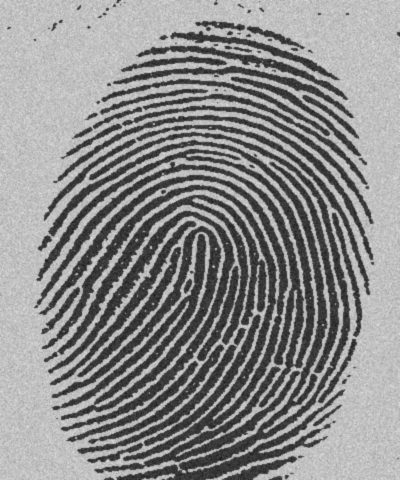
#> input picture day-3/img/FingerPrint.jpg, 400 x 480 px
$ jupyter execute --allow-errors day_3_image_processing.ipynb   (older library calls are emulated)
#> lines starting #> are read from the running program, lines starting #| are printed output that depends on the picture; after the words box and inside, x2 and y2 are one past the last pixel; in counts of white or black regions, pixels touching at a corner belong together
[cell 1]
import cv2
import matplotlib.pyplot as plt
import numpy as np
import plotly.graph_objects as go
from skimage import morphology as morp
import scipy.ndimage as snd
import math

# Morphological Operators

[cell 2]
fp = cv2.imread("img/FingerPrint.jpg", cv2.IMREAD_GRAYSCALE)
#> fp is the input picture: shape (480, 400); min 20, max 230, mean 140.2
_, thresh = cv2.threshold(fp, 127, 255, cv2.THRESH_BINARY_INV)
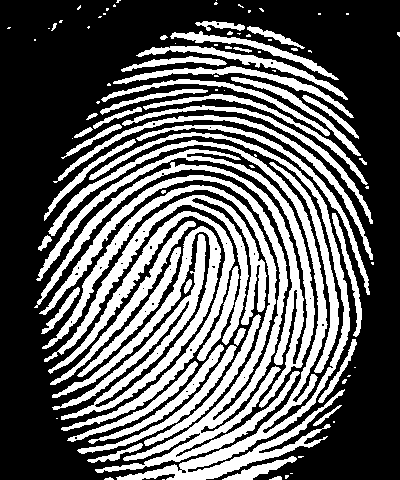
#> thresh: shape (480, 400); 38% white; 97 white regions (49 under 20 px), largest, box (x1, y1, x2, y2) and area: (39, 175, 300, 473) 10953, (48, 132, 350, 480) 10093, (34, 149, 315, 408) 7428

se = morp.square(3, dtype='uint8')
print(se)

opening = cv2.morphologyEx(thresh, cv2.MORPH_OPEN, se)
#> opening: shape (480, 400); 37.5% white; 82 white regions (15 under 20 px), largest, box (x1, y1, x2, y2) and area: (41, 175, 299, 467) 10676, (49, 132, 350, 480) 10004, (59, 195, 266, 354) 4439
closing = cv2.morphologyEx(thresh, cv2.MORPH_CLOSE, se)
#> closing: shape (480, 400); 39.3% white; 47 white regions (30 under 20 px), largest, box (x1, y1, x2, y2) and area: (34, 125, 370, 480) 60411, (74, 77, 369, 189) 3956, (136, 31, 348, 100) 2654
e = cv2.erode(thresh, se, 1)
#> e: shape (480, 400); 22.1% white; 128 white regions (58 under 20 px), largest, box (x1, y1, x2, y2) and area: (42, 176, 287, 460) 5158, (60, 196, 265, 353) 2825, (136, 141, 333, 470) 2691

fig = plt.figure(figsize = (14,5))
plt.subplot(131)
plt.imshow(cv2.cvtColor(thresh, cv2.COLOR_RGB2BGR))
plt.title("Original (Thresholded)")
plt.subplot(132)
plt.imshow(cv2.cvtColor(opening, cv2.COLOR_RGB2BGR))
plt.title("Morphologically Opened")
plt.subplot(133)
plt.imshow(cv2.cvtColor(closing, cv2.COLOR_RGB2BGR))
plt.title("Morphologically Closed")

## Manipulating Images

[cell 3]
coins = cv2.imread("img/coins.jpg", cv2.IMREAD_GRAYSCALE)
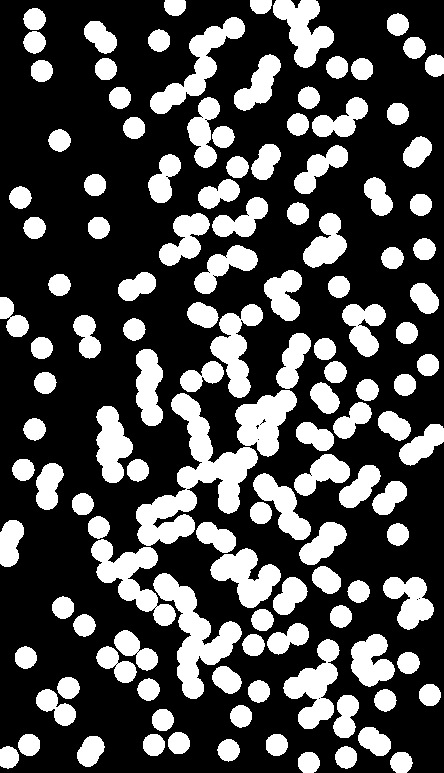
#> input picture day-3/img/coins.jpg, 444 x 773 px
#> coins is the input picture: shape (773, 444); min 0, max 255, mean 76.2
_, thresh = cv2.threshold(coins, 125, 255, cv2.THRESH_BINARY)
#> thresh: shape (773, 444); 29.9% white; 129 white regions, largest, box (x1, y1, x2, y2) and area: (136, 393, 258, 546) 6177, (153, 573, 242, 699) 3865, (91, 539, 176, 626) 2784

fig = plt.figure(figsize = (15,7))
plt.imshow(cv2.cvtColor(coins, cv2.COLOR_RGB2BGR))
plt.title("Coins (Thresholded)")

### Displaying Coins near the Edge

[cell 4]
se = morp.disk(8, dtype='uint8')

e1 = cv2.erode(coins, se, iterations = 1)
temp1 = cv2.erode(coins, se, iterations = 1)

e1[18:e1.shape[0]-18, 18:e1.shape[1]-18] = 0
#> e1: shape (773, 444); min 0, max 255, mean 0.6

d1 = cv2.dilate(e1, se)

fig = plt.figure(figsize = (17,17))
plt.subplot(141)
plt.imshow(cv2.cvtColor(coins, cv2.COLOR_RGB2BGR))
plt.title("Original")
plt.subplot(142)
plt.imshow(cv2.cvtColor(temp1, cv2.COLOR_RGB2BGR))
plt.title("Eroded")
plt.subplot(143)
plt.imshow(cv2.cvtColor(e1, cv2.COLOR_RGB2BGR))
plt.title("Clipped")
plt.subplot(144)
plt.imshow(cv2.cvtColor(d1, cv2.COLOR_RGB2BGR))
plt.title("Coins near Edge (Dilation of clipping)")

### Displaying Overlapping & Non-Overlapping Coins Separately

[cell 5]
b = np.zeros((25,25)).astype('int')

b1 = morp.rectangle(9,9).astype('int')

b[8:17,8:17] = b1
b[0][0] = -1
b[0][len(b)-1] = -1
b[len(b)-1][0] = -1
b[len(b)-1][len(b)-1] = -1

b[0][12] = -1
b[12][0] = -1
b[len(b)-1][12] = -1
b[12][len(b)-1] = -1

e2 = cv2.morphologyEx(thresh, cv2.MORPH_HITMISS, b)
#> e2: shape (773, 444); 0.06% white in thin lines or dots
# e3 = cv2.morphologyEx(e2, cv2.MORPH_HITMISS, b2)

se = morp.disk(10, dtype='uint8')
d1 = cv2.dilate(e2, se)
#> d1: shape (773, 444); 6.8% white; 68 white regions, largest, box (x1, y1, x2, y2) and area: (163, 0, 187, 21) 417, (298, 751, 320, 773) 380, (249, 0, 272, 20) 366

se = morp.disk(12, dtype='uint8')
d2 = cv2.dilate(e2, se)
#> d2: shape (773, 444); 9.3% white; 63 white regions, largest, box (x1, y1, x2, y2) and area: (141, 730, 192, 758) 975, (324, 55, 375, 82) 958, (86, 515, 114, 563) 904

fig = plt.figure(figsize = (17,17))

plt.subplot(131)
plt.imshow(cv2.cvtColor(thresh, cv2.COLOR_RGB2BGR))
plt.title("Original Image (Thresholded))")

plt.subplot(132)
plt.imshow(cv2.cvtColor(thresh - d2, cv2.COLOR_RGB2BGR))
plt.title("Overlapping Coins")

plt.subplot(133)
plt.imshow(cv2.cvtColor(d1, cv2.COLOR_RGB2BGR))
plt.title("Non-Overlapping Coins")

# plt.imshow(cv2.cvtColor(d1, cv2.COLOR_RGB2BGR))

## Chroma Keying

[cell 6]
chroma = cv2.imread("img/chroma_img.jpg")
ck = cv2.imread("img/stadium.jpg")

### Green screen

#> (a cell that did not finish here is left out)

## Connected Components

[cell 8]
objs = cv2.imread("img/objects.png", cv2.IMREAD_GRAYSCALE)
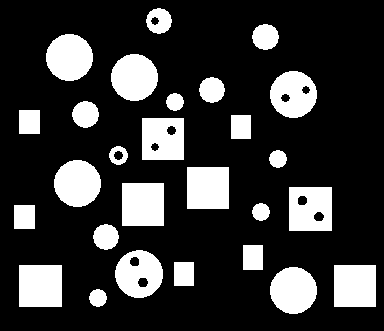
#> input picture day-3/img/objects.png, 384 x 331 px
#> objs: shape (331, 384); 21.3% white; 27 white regions, largest, box (x1, y1, x2, y2) and area: (122, 183, 164, 226) 1806, (19, 265, 62, 307) 1806, (187, 167, 229, 209) 1764

_, thresh = cv2.threshold(objs, 125, 255, cv2.THRESH_BINARY)
_, thresh1 = cv2.threshold(objs, 125, 255, cv2.THRESH_BINARY_INV)

fig = plt.figure(figsize = (9,9))
plt.imshow(cv2.cvtColor(thresh, cv2.COLOR_RGB2BGR))
plt.title("Original (Thresholded)")

### No. of Objects with Holes

[cell 9]
# answer is number of black components bounded by unique white components
def get_ngbhs(lb_img, r, c, curr):
    nbh = []
    for i in range(0,2):
         for j in range(0,2):
                try:
                    if (lb_img[r+i][c+j] != curr):
                        nbh += [lb_img[r+i][c+j]]
                except:
                    pass
    return nbh

n_labels, lb_img, _, stats = cv2.connectedComponentsWithStats(thresh, 8, cv2.CV_32S)
#> lb_img: shape (331, 384) int32; 28 distinct labels, from 0 to 27
#> n_labels = 28; stats = 28 pairs, first value 24 to 354.5, second value 20.5 to 297.5
n_labels_holes, lb_img1, _, stats1 = cv2.connectedComponentsWithStats(thresh1, 8, cv2.CV_32S)
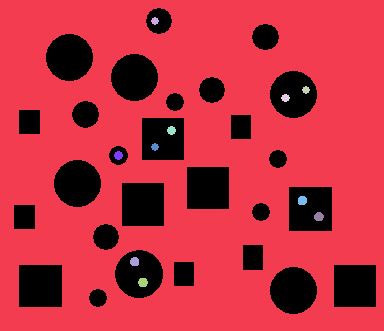
#> lb_img1: shape (331, 384) int32; 12 distinct labels, from 0 to 11; one colour per label, 0 black
#> n_labels_holes = 12; stats1 = [[179.2, 183], [194.7, 160.1], [154.5, 20.5], [305.5, 89.5], [285, 97.5], [171, 130], [154.5, 146.5], [118, 155], [301.9, 200.1], [318.4, 216.2], [134.2, 261.2], [142.5, 282]]

added = set()
circles = n_labels
#> circles = 28

for i in range(len(lb_img)):
    for j in range(len(lb_img[0])):
        if lb_img[i][j] != 0:
            continue
        lb_img[i][j] = circles + lb_img1[i][j]
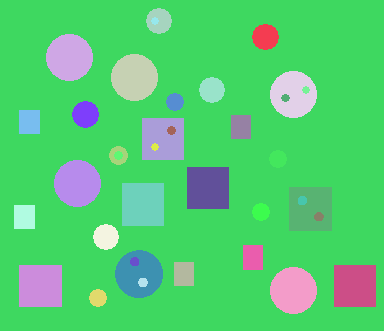
#> lb_img: shape (331, 384) int32; 38 distinct labels, from 1 to 39; one colour per label, 0 black

n_labels += n_labels_holes
#> n_labels = 40
bounded = [set() for i in range(n_labels)]
#> bounded = 40 items

for r in range(len(lb_img)):
    for c in range(len(lb_img[0])):
        curr = lb_img[r][c]
        ngbhs = get_ngbhs(lb_img, r, c, curr)
        for nbh in ngbhs:
            if nbh != 0 and nbh != circles+1:
                bounded[curr].add(nbh)

holed = set()
#> holed = 0 items
for i in range(circles):
    if len(bounded[i]) >= 1 and i not in holed:
        holed.add(i)
#> after the loop, holed = 6 items
print("Number of objects with holes =", len(holed))
#| Number of objects with holes = 6

### Number of Square Objects

[cell 10]
se = morp.rectangle(2,2)
e1 = cv2.morphologyEx(thresh, cv2.MORPH_GRADIENT, se, iterations = 1)
#> e1: shape (331, 384); 3% white in thin lines or dots, all inside (x1, y1, x2, y2) = (14, 8, 377, 315)

se = morp.rectangle(1,20)
e2 = cv2.erode(e1, se)
#> e2: shape (331, 384); 0.25% white in thin lines or dots, all inside (x1, y1, x2, y2) = (24, 110, 368, 308)

n_labels,_,_,_ = cv2.connectedComponentsWithStats(e2, 8, cv2.CV_32S)
#> n_labels = 23
print("Number of square objects =", int((n_labels-1)/2))
#| Number of square objects = 11

fig = plt.figure(figsize = (15,9))
plt.subplot(121)
plt.imshow(cv2.cvtColor(thresh, cv2.COLOR_RGB2BGR))
plt.title("Original")
plt.subplot(122)
plt.imshow(cv2.cvtColor(e2, cv2.COLOR_RGB2BGR))
plt.title("Horizontal Lines of the Squares (Intermediate Step)")

### Display only Squares with Holes

[cell 11]
def has_hole(lims, holes):
    for hole in holes:
        if (hole[0] in range(lims[0], lims[1])) and hole[1] in range(lims[2], lims[3]):
            return 1
    return 0

se = morp.rectangle(2,2)
e1 = cv2.morphologyEx(thresh, cv2.MORPH_GRADIENT, se, iterations = 1)
se = morp.rectangle(1,20)
e2 = cv2.erode(e1, se)
n_labels,mat,_,stats = cv2.connectedComponentsWithStats(e2, 8, cv2.CV_32S)
#> mat: shape (331, 384) int32; 23 distinct labels, from 0 to 22
#> stats = 23 rows, first 8: [191.5, 164.9], [30, 110], [241.5, 115], [163.5, 118], [30, 134], [241.5, 139], [163.5, 160], [208.5, 167]

coords = [() for i in range(n_labels)]
#> coords = [(), (), (), (), (), (), (), (), (), (), (), (), (), (), (), (), (), (), (), (), (), (), ()]

for i in range(len(mat)):
    for j in range(len(mat[0])):
        curr = mat[i][j]
        if coords[curr] == ():
            coords[curr] = (i,j)
#> after the loop, coords = [(0, 0), (110, 29), (115, 241), (118, 152), (134, 29), (139, 241), (160, 152), (167, 197), (183, 132), (187, 299), (205, 24), (209, 197), (226, 132), (229, 24), (231, 299), (245, 253), (262, 184), (265, 29), (265, 344), (270, 253), (286, 184), (307, 29), (307, 344)]

n_labels_holes,mat2,_,stats2 = cv2.connectedComponentsWithStats(thresh1, 8, cv2.CV_32S)
#> stats2 has the same summary as stats1
holes = []
for i in stats2[1:]:
    holes += [(int(i[1]),int(i[0]))]
#> this loop made 11 passes
#> (i, holes) on passes 1 to 5: ([194.7, 160.1], [(160, 194)]), ([154.5, 20.5], [(160, 194), (20, 154)]), ([305.5, 89.5], [(160, 194), (20, 154), (89, 305)]), ([285, 97.5], [(160, 194), (20, 154), (89, 305), (97, 285)]), ([171, 130], [(160, 194), (20, 154), (89, 305), (97, 285), (130, 171)])

n_labels2,mat2,_,stats2 = cv2.connectedComponentsWithStats(thresh, 8, cv2.CV_32S)
#> n_labels2 = 28; stats2 = 28 pairs, first value 24 to 354.5, second value 20.5 to 297.5
to_display = set()

c_lims = [[400,0,400,0] for i in range(n_labels2)]
#> c_lims = 28 items, first 6: [400, 0, 400, 0], [400, 0, 400, 0], [400, 0, 400, 0], [400, 0, 400, 0], [400, 0, 400, 0], [400, 0, 400, 0]
for i in range(len(mat2)):
    for j in range(len(mat2[0])):
        curr = mat2[i][j]
        if i < c_lims[curr][0]:
            c_lims[curr][0] = i
        if i > c_lims[curr][1]:
            c_lims[curr][1] = i
        if j < c_lims[curr][2]:
            c_lims[curr][2] = j
        if j > c_lims[curr][3]:
            c_lims[curr][3] = j
#> after the loop, c_lims = 28 items, first 6: [0, 330, 0, 383], [8, 33, 146, 171], [24, 49, 252, 278], [34, 80, 46, 92], [54, 100, 111, 157], [71, 117, 270, 316]

for c in coords[1:]:
    if mat2[c[0]][c[1]] and has_hole(c_lims[mat2[c[0]][c[1]]], holes):
        to_display.add(mat2[c[0]][c[1]])
#> this loop made 22 passes
#> after the loop, to_display = 2 items

_, op = cv2.threshold(objs, 125, 255, cv2.THRESH_BINARY)
for i in range(len(op)):
    for j in range(len(op[0])):
        if mat2[i][j] not in to_display:
            op[i][j] = 0
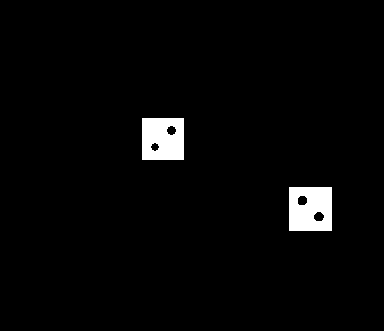
#> op: shape (331, 384); 2.7% white; 2 white regions, box (x1, y1, x2, y2) and area: (289, 187, 332, 231) 1750, (142, 118, 184, 160) 1659

fig = plt.figure(figsize = (15,9))
plt.subplot(121)
plt.imshow(cv2.cvtColor(thresh, cv2.COLOR_RGB2BGR))
plt.title("Original")
plt.subplot(122)
plt.imshow(cv2.cvtColor(op, cv2.COLOR_RGB2BGR))
plt.title("Squares with Holes")

### Display only Circles without Holes

[cell 12]
def has_hole(lims, holes):
    for hole in holes:
        if (hole[0] in range(lims[0], lims[1])) and hole[1] in range(lims[2], lims[3]):
            return 1
    return 0

se = morp.rectangle(2,2)
e1 = cv2.morphologyEx(thresh, cv2.MORPH_GRADIENT, se, iterations = 1)
se = morp.rectangle(1,20)
e2 = cv2.erode(e1, se)
n_labels,mat,_,stats = cv2.connectedComponentsWithStats(e2, 8, cv2.CV_32S)

coords = [(int(stats[i][1]),int(stats[i][0])) for i in range(n_labels)]
#> coords = [(164, 191), (110, 30), (115, 241), (118, 163), (134, 30), (139, 241), (160, 163), (167, 208), (183, 143), (187, 311), (205, 25), (209, 208), (226, 143), (229, 25), (231, 311), (245, 253), (262, 184), (265, 41), (265, 355), (270, 253), (286, 184), (307, 41), (307, 355)]

n_labels_holes,mat2,_,stats2 = cv2.connectedComponentsWithStats(thresh1, 8, cv2.CV_32S)
#> stats2 has the same summary as stats1
holes = []
for i in stats2[1:]:
    holes += [(int(i[1]),int(i[0]))]

# add all rectangles to the holes list too
for i in coords:
    holes += [i]
#> this loop made 23 passes
#> after the loop, holes = 34 pairs, first value 20 to 307, second value 25 to 355

n_labels2,mat2,_,stats2 = cv2.connectedComponentsWithStats(thresh, 8, cv2.CV_32S)
to_display = set()

c_lims = [[400,0,400,0] for i in range(n_labels2)]
#> c_lims = 28 items, first 6: [400, 0, 400, 0], [400, 0, 400, 0], [400, 0, 400, 0], [400, 0, 400, 0], [400, 0, 400, 0], [400, 0, 400, 0]
for i in range(len(mat2)):
    for j in range(len(mat2[0])):
        curr = mat2[i][j]
        if i < c_lims[curr][0]:
            c_lims[curr][0] = i
        if i > c_lims[curr][1]:
            c_lims[curr][1] = i
        if j < c_lims[curr][2]:
            c_lims[curr][2] = j
        if j > c_lims[curr][3]:
            c_lims[curr][3] = j
#> after the loop, c_lims = 28 items, first 6: [0, 330, 0, 383], [8, 33, 146, 171], [24, 49, 252, 278], [34, 80, 46, 92], [54, 100, 111, 157], [71, 117, 270, 316]

circle_coords = [(int(stats2[i][1]),int(stats2[i][0])) for i in range(n_labels2)]
#> circle_coords = 28 pairs, first value 20 to 297, second value 24 to 354

for c in circle_coords[1:]:
    if mat2[c[0]][c[1]] and not has_hole(c_lims[mat2[c[0]][c[1]]], holes):
        to_display.add(mat2[c[0]][c[1]])
#> this loop made 27 passes
#> c on passes 1 to 12: (20, 158), (36, 265), (57, 69), (77, 134), (94, 292), (89, 211), (101, 174), (113, 85), (121, 29), (126, 240), (138, 162), (155, 118)
#> after the loop, to_display = 12 items

_, op = cv2.threshold(objs, 125, 255, cv2.THRESH_BINARY)
for i in range(len(op)):
    for j in range(len(op[0])):
        if mat2[i][j] not in to_display:
            op[i][j] = 0
#> op: shape (331, 384); 7.9% white; 12 white regions, largest, box (x1, y1, x2, y2) and area: (46, 34, 93, 81) 1725, (111, 54, 158, 101) 1725, (54, 160, 101, 207) 1725

fig = plt.figure(figsize = (15,9))
plt.subplot(121)
plt.imshow(cv2.cvtColor(thresh, cv2.COLOR_RGB2BGR))
plt.title("Original")
plt.subplot(122)
plt.imshow(cv2.cvtColor(op, cv2.COLOR_RGB2BGR))
plt.title("Circles without Holes")

### Counting Number of Components for Each Color in an Image

[cell 13]
txt = cv2.imread("img/text2.png", cv2.IMREAD_GRAYSCALE)
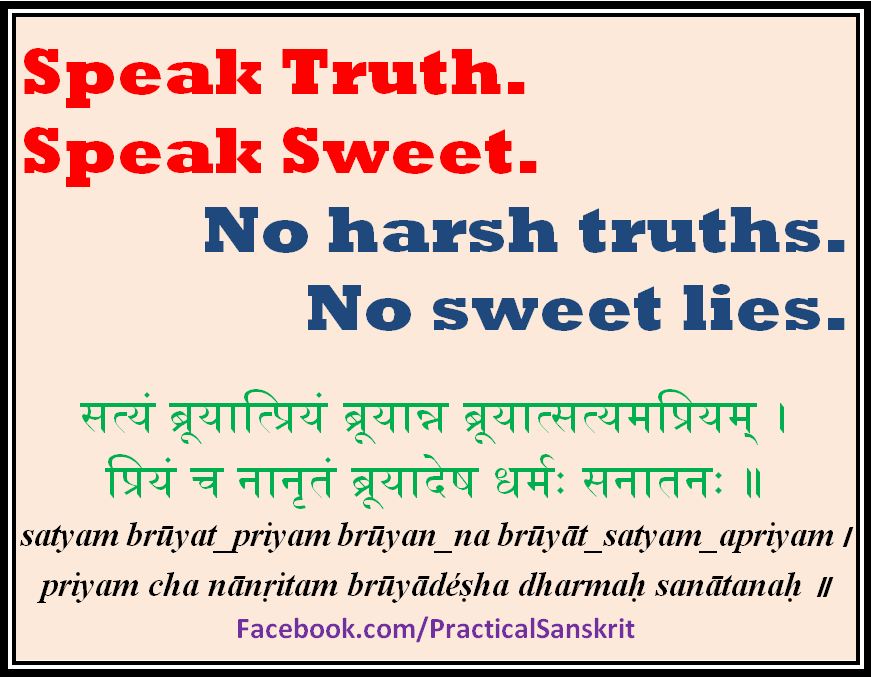
#> input picture day-3/img/text2.png, 871 x 678 px
#> txt: shape (678, 871); min 0, max 255, mean 201.5

fig = plt.figure(figsize=(10,10))
plt.imshow(cv2.cvtColor(txt, cv2.COLOR_RGB2BGR))

[cell 14]
c1 = txt[20:200,14:600]
c2 = txt[180:360,100:855]
c3 = txt[380:518,50:800]
c4 = txt[518:610,14:855]
c5 = txt[608:645,20:800]

_, c1 = cv2.threshold(c1, 230, 255, cv2.THRESH_BINARY_INV)
#> c1: shape (180, 586); 23.4% white; 23 white regions, largest, box (x1, y1, x2, y2) and area: (52, 42, 100, 88) 1545, (52, 121, 100, 167) 1545, (309, 121, 375, 153) 1502
n_labels1,_,s1,_ = cv2.connectedComponentsWithStats(c1, 8, cv2.CV_32S)
#> n_labels1 = 24; s1 = 24 rows, first 6: [2, 0, 584, 180, 80760], [0, 0, 2, 180, 360], [10, 28, 36, 46, 1293], [202, 29, 45, 45, 1404], [268, 29, 46, 45, 1350], [437, 29, 50, 45, 1490]
_, c2 = cv2.threshold(c2, 230, 255, cv2.THRESH_BINARY_INV)
#> c2: shape (180, 755); 19.8% white; 27 white regions, largest, box (x1, y1, x2, y2) and area: (105, 27, 158, 72) 1831, (208, 105, 261, 150) 1831, (372, 118, 438, 150) 1502
n_labels2,_,_,_ = cv2.connectedComponentsWithStats(c2, 8, cv2.CV_32S)
_, c3 = cv2.threshold(c3, 230, 255, cv2.THRESH_BINARY_INV)
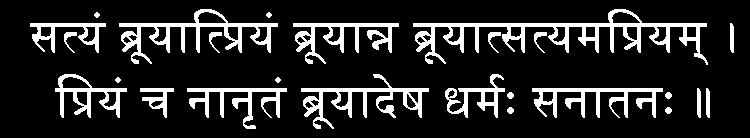
#> c3: shape (138, 750); 14.7% white; 25 white regions, largest, box (x1, y1, x2, y2) and area: (413, 9, 708, 65) 3549, (119, 9, 278, 64) 2028, (301, 74, 429, 129) 1702
n_labels3,_,_,_ = cv2.connectedComponentsWithStats(c3, 8, cv2.CV_32S)
#> n_labels3 = 26
_, c4 = cv2.threshold(c4, 230, 255, cv2.THRESH_BINARY_INV)
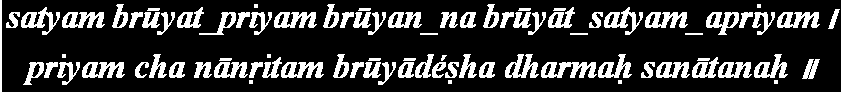
#> c4: shape (92, 841); 20.5% white; 84 white regions (8 under 20 px), largest, box (x1, y1, x2, y2) and area: (541, 62, 597, 78) 567, (62, 12, 105, 28) 456, (274, 12, 317, 28) 456
n_labels4,_,_,_ = cv2.connectedComponentsWithStats(c4, 8, cv2.CV_32S)
#> n_labels4 = 85
_, c5 = cv2.threshold(c5, 230, 255, cv2.THRESH_BINARY_INV)
#> c5: shape (37, 780); 13.5% white; 32 white regions (2 under 20 px), largest, box (x1, y1, x2, y2) and area: (373, 15, 395, 30) 218, (274, 9, 288, 31) 194, (322, 9, 335, 30) 174
n_labels5,_,_,_ = cv2.connectedComponentsWithStats(c5, 8, cv2.CV_32S)
#> n_labels5 = 33

print("Components in 1:", n_labels1-1)
#| Components in 1: 23
print("Components in 2:", n_labels2-1)
#| Components in 2: 27
print("Components in 3:", n_labels3-1)
#| Components in 3: 25
print("Components in 4:", n_labels4-1)
#| Components in 4: 84
print("Components in 5:", n_labels5-1)
#| Components in 5: 32

fig = plt.figure(figsize=(15,10))
plt.subplot(321)
plt.imshow(cv2.cvtColor(txt, cv2.COLOR_RGB2BGR))
plt.title("Original")
plt.subplot(322)
plt.imshow(cv2.cvtColor(c1, cv2.COLOR_RGB2BGR))
plt.title("Color-1")
plt.subplot(323)
plt.imshow(cv2.cvtColor(c2, cv2.COLOR_RGB2BGR))
plt.title("Color-2")
plt.subplot(324)
plt.imshow(cv2.cvtColor(c3, cv2.COLOR_RGB2BGR))
plt.title("Color-3")
plt.subplot(325)
plt.imshow(cv2.cvtColor(c4, cv2.COLOR_RGB2BGR))
plt.title("Color-4")
plt.subplot(326)
plt.imshow(cv2.cvtColor(c5, cv2.COLOR_RGB2BGR))
plt.title("Color-5")
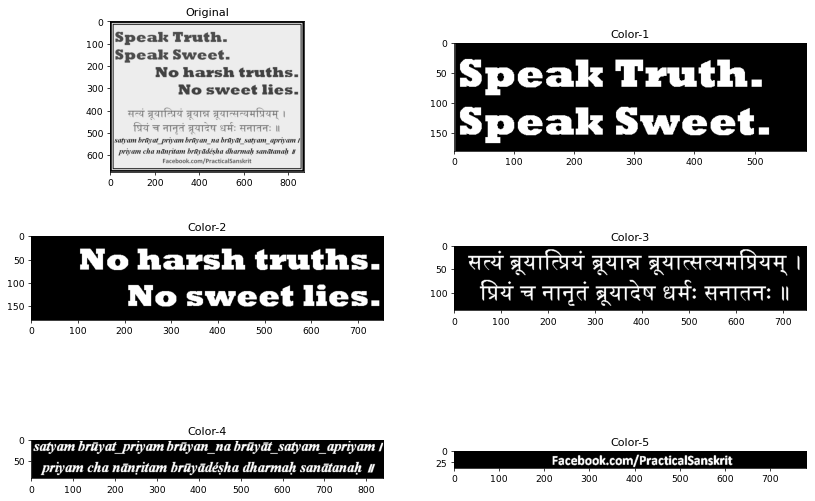
#> figure drawn by matplotlib, 6 panels
